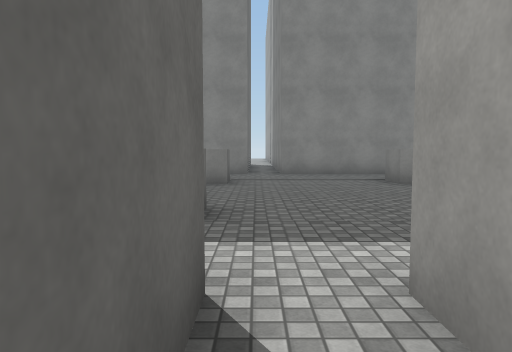
View 1 (above)

22 first-person views from a walk through a 3-D level made in the Unity game engine. The camera is 1.4 m above the floor, tilts 4° down and sees 70° across. The floor is counted in squares, 2 m on a side. Each view is taken from the middle of a square. On the plan, view 1 faces up. The plan holds only what a view shows up to about 11 squares ahead; the rest is blank. The place goes on beyond the plan. Surface patterns are stand-ins for the level's own textures.

View 2
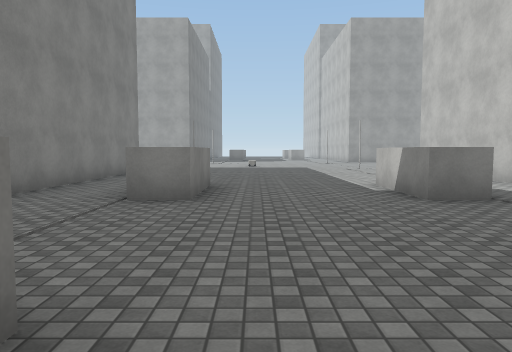

View 3
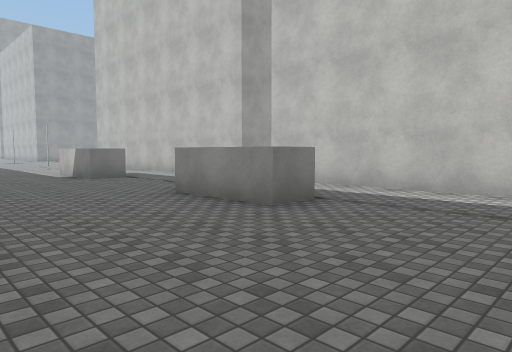

View 4
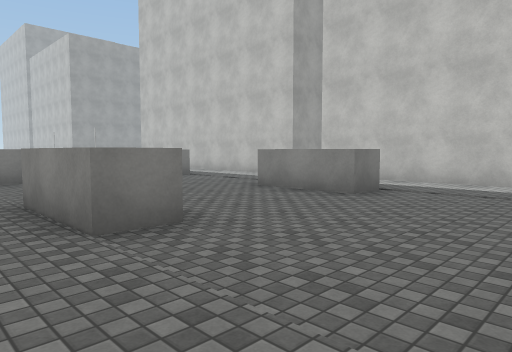

View 5
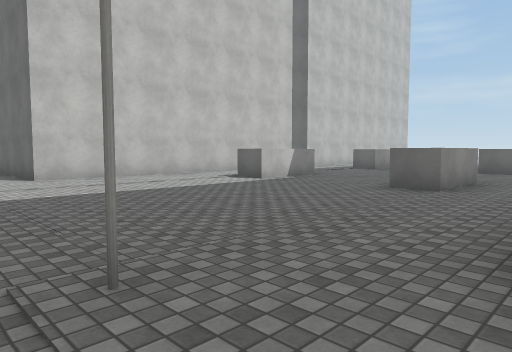

View 6
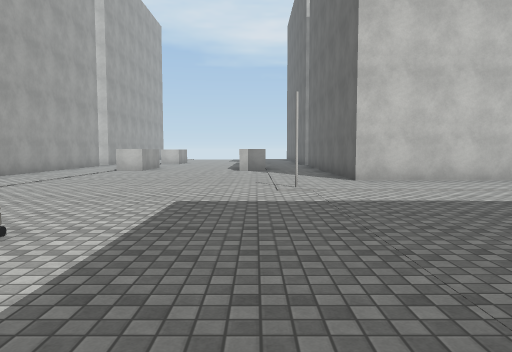

View 7
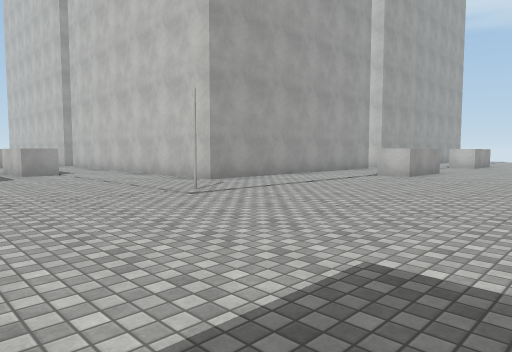

View 8
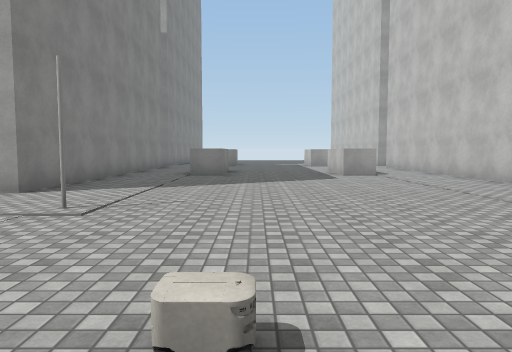

View 9
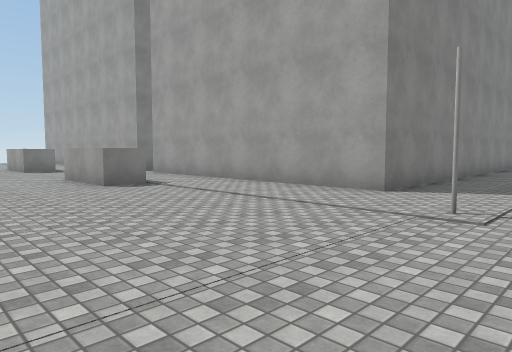

View 10
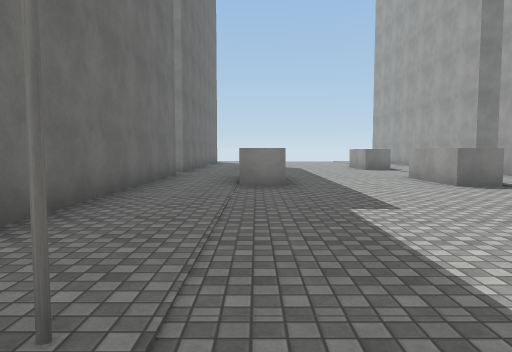

View 11
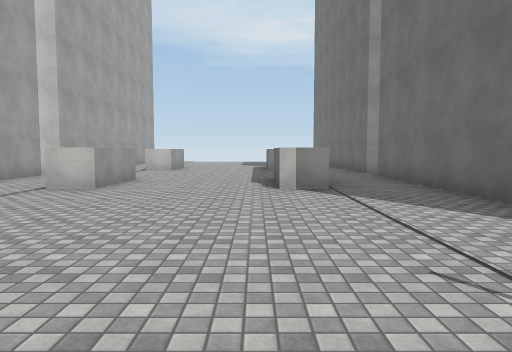

View 12
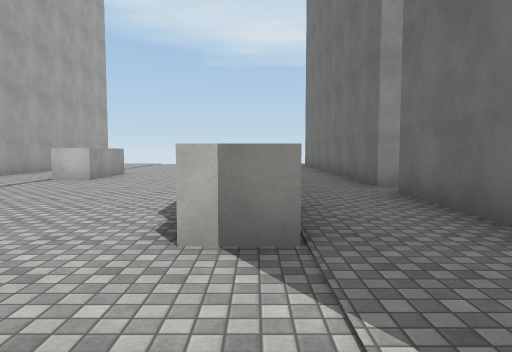

View 13
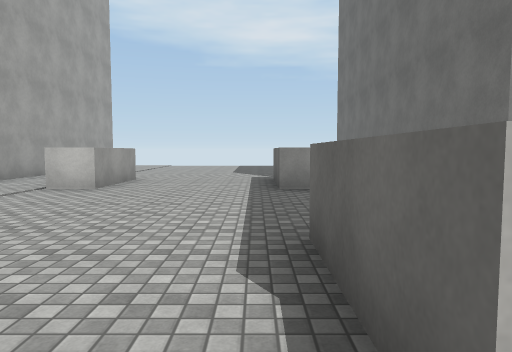

View 14
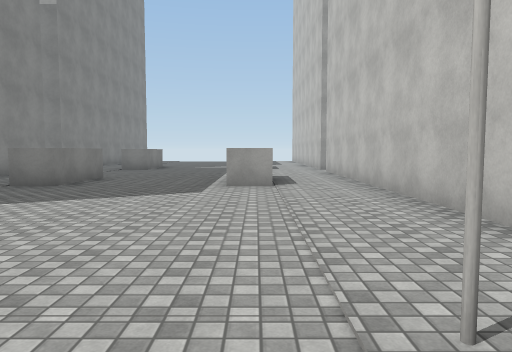

View 15
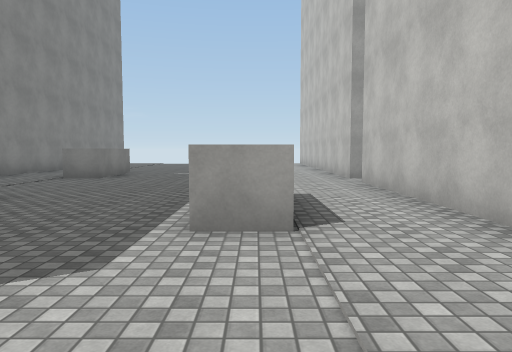

View 16
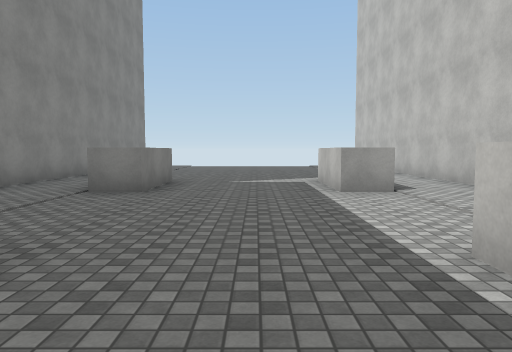

View 17
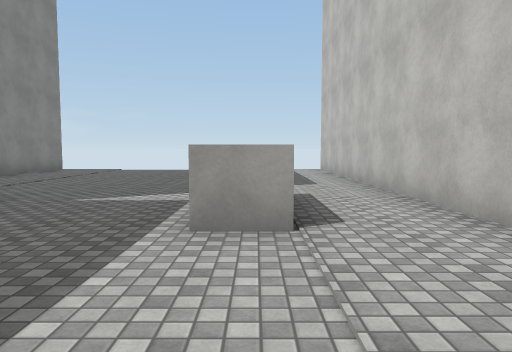

View 18
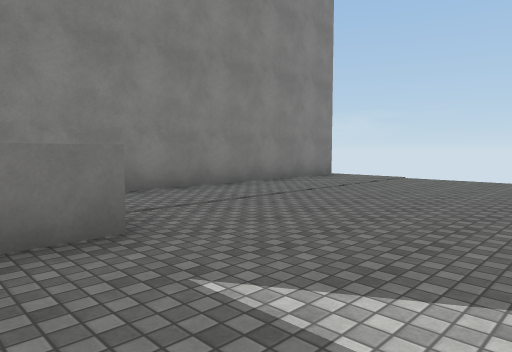

View 19
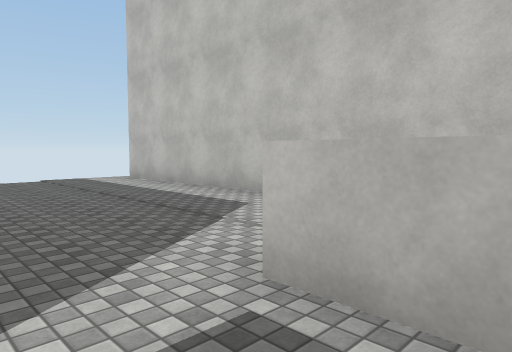

View 20
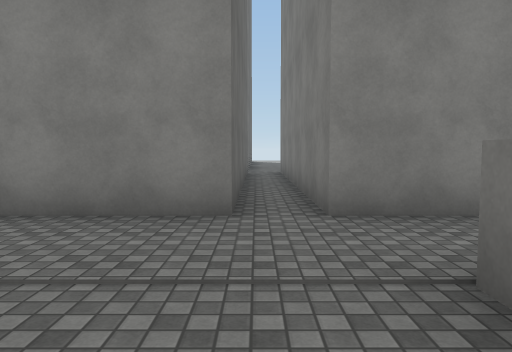

View 21
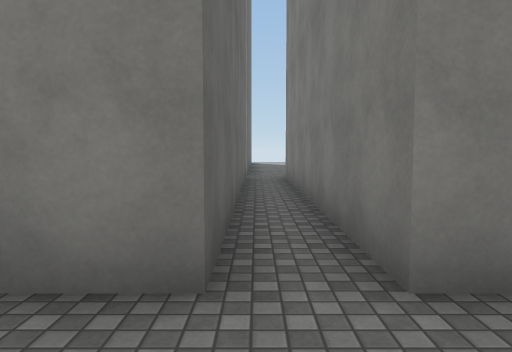

View 22
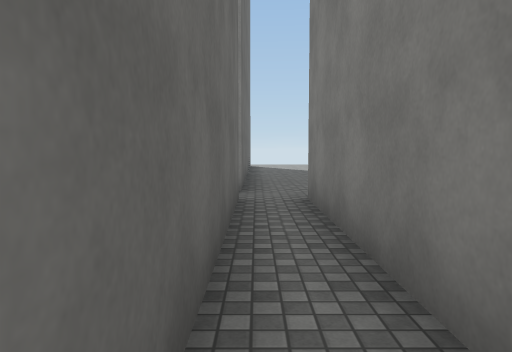

### Floor plan
Key: @ floor where view 1 was taken; # wall or solid block; . floor; ^ raised ledge; O other object.
Columns run from 6 left of view 1 to 39 right of it. Each row starts with its distance up from view 1.
 18                #.. ....  #       #.#
 17                #..^...^ .#       #.#
 16                #..^...^..#       #.#
 15                #.........#       #.#
 14                #.........#       #.#
 13                #.........#       #.#
 12                #.........#       #.#
 11      #.#########.........#########.##########.
 10 .... .........................................
  9 .................O.....O......................
  8 ....^^....^^..................^^....^^........
  7 ..............................................
  6 .............................................
  5 .............................................
  4  ...^^....^^..................^^....^^........
  3  .... ...........O.....O......................
  2  .... ........................................
  1  #####.###  ####.........######### ##########
  0      #@        #.........#
 -1                #.........#
 -2                #.........#
 -3                #..^...^..#
 -4                #..^...^ .#
 -5                #....... .#
 -6                 .......  .
 -7                #........ #
 -8                #.........
 -9                #..^...^..
-10                #..^...^ .#

Positions as (right, up) in squares from view 1, and headings:
1: (0, 0), facing up
2: (-2, 7), facing right
3: (-6, 8), facing down-right
4: (-6, 10), facing down-right
5: (12, 11), facing down-left
6: (12, 10), facing down
7: (12, 7), facing down-right
8: (13, 7), facing right
9: (13, 8), facing up-right
10: (12, 8), facing up
11: (13, 4), facing down
12: (12, 0), facing down
13: (13, -2), facing down
14: (16, 4), facing right
15: (20, 4), facing right
16: (23, 6), facing right
17: (26, 4), facing right
18: (30, 5), facing up-right
19: (30, 6), facing down-right
20: (28, 7), facing up
21: (28, 9), facing up
22: (28, 13), facing up
